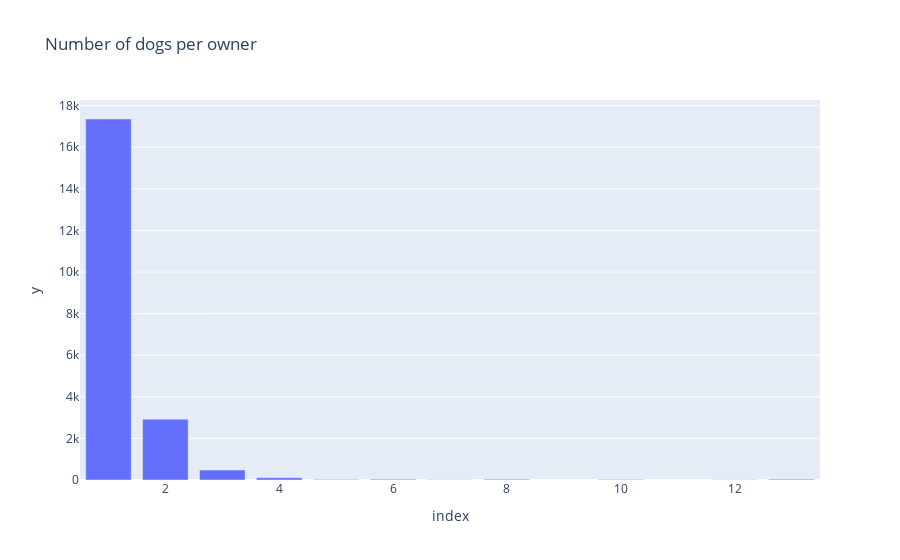

This figure's notebook cell:
### Code cell
dog_owner_df[dog_owner_df["breed1_mixed_breed"] == "pure_breed"][
    "breed1"
].value_counts()
dog_owner_df[~dog_owner_df["breed1_mixed_breed"].str.contains("pure_breed")][
    "breed1"
].value_counts()
dog_owner_df[dog_owner_df["dog_count"] == 1].sort_values(by=["owner_id", "roster"])
dog_count = dog_owner_df["dog_count"].value_counts().sort_index()

px.bar(
    dog_count, x=dog_count.index, y=dog_count.values, title="Number of dogs per owner"
)

### Figure 1 — Plotly figure (JSON) as saved in the notebook; plotly's stock layout.template omitted (floating-point values rounded to 4 significant figures)
{"data": [{"alignmentgroup": "True", "hovertemplate": "index=%{x}<br>y=%{y}<extra></extra>", "legendgroup": "", "marker": {"color": "#636efa", "pattern": {"shape": ""}}, "name": "", "offsetgroup": "", "orientation": "v", "showlegend": false, "textposition": "auto", "type": "bar", "x": [1, 2, 3, 4, 5, 6, 7, 8, 10, 12, 13], "xaxis": "x", "y": [17358, 2926, 480, 112, 30, 36, 14, 32, 20, 12, 39], "yaxis": "y"}], "layout": {"barmode": "relative", "legend": {"tracegroupgap": 0}, "title": {"text": "Number of dogs per owner"}, "xaxis": {"anchor": "y", "domain": [0, 1], "title": {"text": "index"}}, "yaxis": {"anchor": "x", "domain": [0, 1], "title": {"text": "y"}}}}
